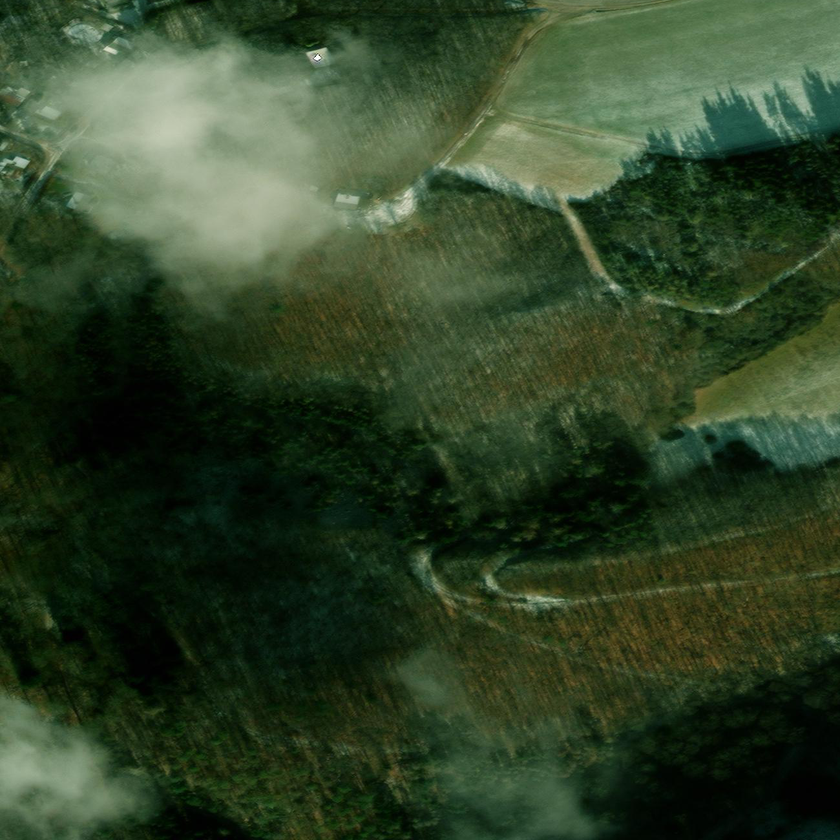
#> input picture dataset/processed/SpaceNet8_Germany_0_16_67_PRE_aligned.png, 840 x 840 px, shrunk from 1300 x 1300 before the run; the run also reads 1 picture not shown here
$ python run_detection.py
#> lines starting #> are read from the running program, lines starting #| are printed output that depends on the picture; after the words box and inside, x2 and y2 are one past the last pixel; in counts of white or black regions, pixels touching at a corner belong together
### src/floodscope/detection.py
"""
FloodScope AI - Change Detection Baseline Module
Member 2: Detection (Image Comparison, Candidate Change Extraction, and Diagnostics)

This module provides:
1. Explainable, reproducible OpenCV-based candidate change detection between aligned PRE and POST scenes.
2. Rigorous overlap-mask integration: invalid/border pixels are strictly excluded from detections and statistics.
3. Configurable difference algorithms (grayscale luminance delta or multi-band Euclidean color distance).
4. Morphological noise suppression and configurable thresholding.
5. Standardized, stable DetectionResult contract for Member 3 application integration.
"""

from __future__ import annotations

import json
from dataclasses import asdict, dataclass, field
from pathlib import Path
from typing import Any, Dict, List, Optional, Tuple, Union

import cv2
import numpy as np


class DetectionInputError(ValueError):
    """Raised when detection input images or masks are missing, corrupted, or dimensionally incompatible."""
    pass


@dataclass
class DetectionConfig:
    """
    Configuration parameters for the change detection baseline.

    Attributes:
        threshold: Intensity difference threshold (0.0 to 255.0). Default: 35.0.
        method: Difference computation method ('grayscale_diff' or 'color_diff'). Default: 'grayscale_diff'.
        apply_morphology: Whether to apply modest morphological noise filtering. Default: True.
        morph_kernel_size: Odd integer kernel size for morphological opening. Default: 3.
        overlay_color_bgr: Tuple of (B, G, R) for highlighting candidate changes in overlay. Default: (0, 0, 255) [Red].
        overlay_alpha: Blending weight of candidate change highlight (0.0 to 1.0). Default: 0.5.
    """
    threshold: float = 35.0
    method: str = "grayscale_diff"
    apply_morphology: bool = True
    morph_kernel_size: int = 3
    overlay_color_bgr: Tuple[int, int, int] = (0, 0, 255)
    overlay_alpha: float = 0.5

    def validate(self) -> None:
        if self.threshold < 0.0 or self.threshold > 255.0:
            raise ValueError(f"Threshold must be between 0.0 and 255.0, got {self.threshold}")
        if self.method not in ["grayscale_diff", "color_diff"]:
            raise ValueError(f"Unknown method '{self.method}'. Must be 'grayscale_diff' or 'color_diff'")
        if self.morph_kernel_size < 1 or self.morph_kernel_size % 2 == 0:
            raise ValueError(f"morph_kernel_size must be a positive odd integer, got {self.morph_kernel_size}")
        if not (0.0 <= self.overlay_alpha <= 1.0):
            raise ValueError(f"overlay_alpha must be between 0.0 and 1.0, got {self.overlay_alpha}")


@dataclass
class DetectionResult:
    """
    Standardized return object for change detection. Member 3 integrates against this contract.

    Attributes:
        status: "SUCCESS" or "FAILED".
        change_mask: 2D uint8 numpy array (H, W) where 255 indicates candidate change, 0 unchanged/invalid.
        overlay: 3D uint8 numpy array (H, W, 3) with candidate changes highlighted on reference image.
        difference_image: 2D uint8 numpy array (H, W) raw difference map before thresholding.
        summary: Dictionary of quantitative metrics (pixel counts, percentages, threshold).
        warnings: List of explicit limitations and interpretation disclaimers.
        metadata: Detailed record of execution parameters, dimensions, and library versions.
        error: Descriptive error message if status == "FAILED", otherwise None.
    """
    status: str
    change_mask: np.ndarray
    overlay: np.ndarray
    difference_image: np.ndarray
    summary: Dict[str, Any] = field(default_factory=dict)
    warnings: List[str] = field(default_factory=list)
    metadata: Dict[str, Any] = field(default_factory=dict)
    error: Optional[str] = None

    def to_summary_dict(self) -> Dict[str, Any]:
        """Returns JSON-serializable dictionary summary (excluding heavy numpy arrays)."""
        return {
            "status": self.status,
            "summary": self.summary,
            "warnings": self.warnings,
            "metadata": self.metadata,
            "error": self.error,
        }


def _load_array(input_data: Union[str, Path, np.ndarray], name: str) -> np.ndarray:
    """Helper to safely read an image from path or validate an existing numpy array."""
#> called with name = 'before_image'
    if isinstance(input_data, (str, Path)):
        p = Path(input_data)
        if not p.is_file():
            raise DetectionInputError(f"{name} file does not exist: {p.resolve()}")
        if p.stat().st_size == 0:
            raise DetectionInputError(f"{name} file is empty (0 bytes): {p.resolve()}")
        arr = cv2.imread(str(p), cv2.IMREAD_UNCHANGED)
#> arr is the input picture: shape (840, 840, 3); mean B, G, R 40.3, 66.5, 48.2
        if arr is None:
            raise DetectionInputError(f"Failed to decode image from {name}: {p.resolve()}")
        return arr
    elif isinstance(input_data, np.ndarray):
        if input_data.size == 0:
            raise DetectionInputError(f"{name} array is empty (0 elements)")
        return input_data.copy()
    else:
        raise DetectionInputError(f"{name} must be a file path (str/Path) or numpy array, got {type(input_data)}")


def detect_changes(
    before_path: Union[str, Path, np.ndarray],
    after_path: Union[str, Path, np.ndarray],
    overlap_mask_path: Optional[Union[str, Path, np.ndarray]] = None,
    config: Optional[DetectionConfig] = None
) -> DetectionResult:
    """
    Executes explainable OpenCV change detection between aligned PRE and POST satellite imagery.

    Parameters:
        before_path: Aligned pre-event image (file path or numpy array).
        after_path: Aligned post-event image (file path or numpy array).
        overlap_mask_path: Optional binary validity mask (255=valid, 0=invalid/nodata).
        config: Optional DetectionConfig instance with algorithm settings.

    Returns:
        DetectionResult dataclass containing change mask, visual overlay, difference map, and audit metrics.
    """
    cfg = config or DetectionConfig()
    try:
        cfg.validate()
    except Exception as e:
        empty_mask = np.zeros((0, 0), dtype=np.uint8)
        empty_img = np.zeros((0, 0, 3), dtype=np.uint8)
        return DetectionResult(
            status="FAILED",
            change_mask=empty_mask,
            overlay=empty_img,
            difference_image=empty_mask,
            error=f"Invalid DetectionConfig: {e}"
        )

    # 1. Load and validate inputs
    try:
        img_pre = _load_array(before_path, "before_image")
        img_post = _load_array(after_path, "after_image")
#> call 2 of _load_array, with name = 'after_image'
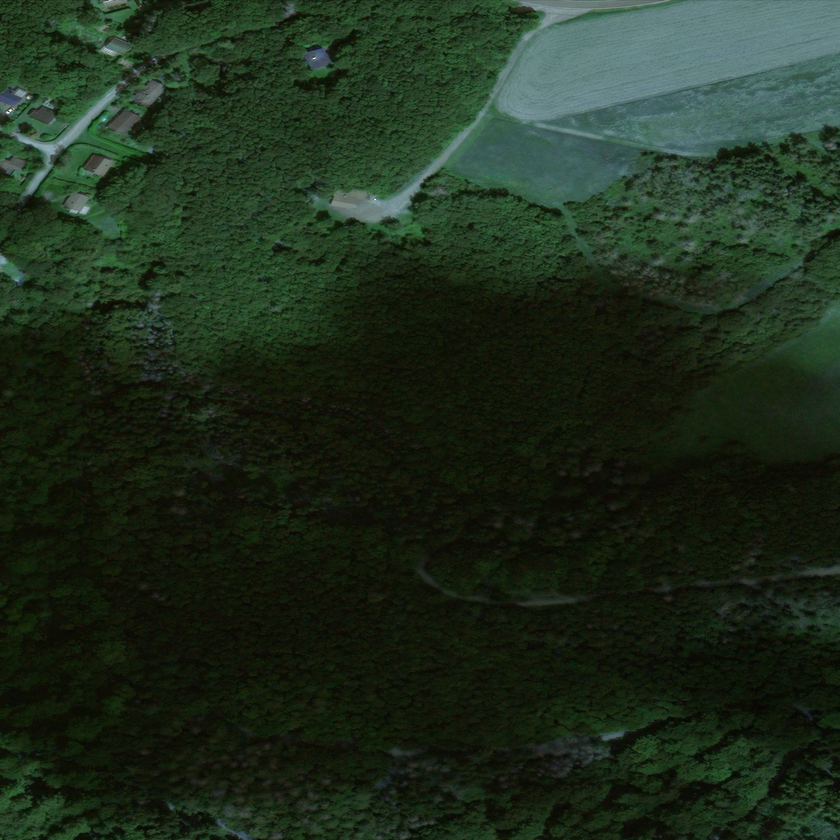
#> input picture dataset/processed/SpaceNet8_Germany_0_16_67_POST_aligned.png, 840 x 840 px, shrunk from 1300 x 1300 before the run
#> in _load_array, arr is the input picture: shape (840, 840, 3); mean B, G, R 28.7, 45.2, 30.4
    except DetectionInputError as err:
        empty_mask = np.zeros((0, 0), dtype=np.uint8)
        empty_img = np.zeros((0, 0, 3), dtype=np.uint8)
        return DetectionResult(
            status="FAILED",
            change_mask=empty_mask,
            overlay=empty_img,
            difference_image=empty_mask,
            error=str(err)
        )

    # Dimension and channel compatibility checks
    if img_pre.shape[:2] != img_post.shape[:2]:
        err_msg = (
            f"Image dimensions mismatch: PRE={img_pre.shape[:2]} vs POST={img_post.shape[:2]}. "
            f"Input images must be pre-aligned onto a common spatial grid."
        )
        empty_mask = np.zeros((0, 0), dtype=np.uint8)
        empty_img = np.zeros((0, 0, 3), dtype=np.uint8)
        return DetectionResult(
            status="FAILED",
            change_mask=empty_mask,
            overlay=empty_img,
            difference_image=empty_mask,
            error=err_msg
        )

    h, w = img_pre.shape[:2]

    # Validate overlap mask
    if overlap_mask_path is not None:
        try:
            mask = _load_array(overlap_mask_path, "overlap_mask")
            if mask.ndim == 3:
                mask = mask[:, :, 0]
            if mask.shape != (h, w):
                err_msg = f"Overlap mask dimensions {mask.shape} do not match image dimensions {(h, w)}."
                empty_mask = np.zeros((0, 0), dtype=np.uint8)
                empty_img = np.zeros((0, 0, 3), dtype=np.uint8)
                return DetectionResult(
                    status="FAILED",
                    change_mask=empty_mask,
                    overlay=empty_img,
                    difference_image=empty_mask,
                    error=err_msg
                )
            # Ensure boolean validity mask (True where mask == 255 or > 0)
            valid_mask = (mask > 0)
#> valid_mask: shape (840, 840) bool; every value is 1
        except DetectionInputError as err:
            empty_mask = np.zeros((0, 0), dtype=np.uint8)
            empty_img = np.zeros((0, 0, 3), dtype=np.uint8)
            return DetectionResult(
                status="FAILED",
                change_mask=empty_mask,
                overlay=empty_img,
                difference_image=empty_mask,
                error=str(err)
            )
    else:
        valid_mask = np.ones((h, w), dtype=bool)

    # 2. Compute difference image based on configured method
    if cfg.method == "grayscale_diff":
        # Convert BGR/RGB to grayscale luminance
        if img_pre.ndim == 3 and img_pre.shape[2] >= 3:
            gray_pre = cv2.cvtColor(img_pre[:, :, :3], cv2.COLOR_BGR2GRAY)
        elif img_pre.ndim == 2:
            gray_pre = img_pre
        else:
            gray_pre = img_pre[:, :, 0]

        if img_post.ndim == 3 and img_post.shape[2] >= 3:
            gray_post = cv2.cvtColor(img_post[:, :, :3], cv2.COLOR_BGR2GRAY)
        elif img_post.ndim == 2:
            gray_post = img_post
        else:
            gray_post = img_post[:, :, 0]

        diff = cv2.absdiff(gray_pre, gray_post)
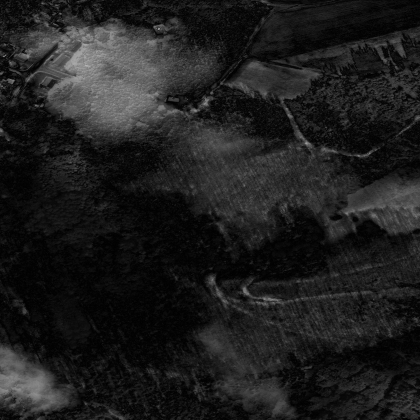
#> diff: shape (840, 840) (shown at 1/2 size); min 0, max 182, mean 30.1

    elif cfg.method == "color_diff":
        # Per-band Euclidean distance: sqrt(sum((C_pre - C_post)^2))
        p1 = img_pre[:, :, :3].astype(np.float32) if img_pre.ndim == 3 else img_pre.astype(np.float32)
        p2 = img_post[:, :, :3].astype(np.float32) if img_post.ndim == 3 else img_post.astype(np.float32)
        if p1.ndim == 3:
            diff_f = np.sqrt(np.sum((p1 - p2) ** 2, axis=2)) / np.sqrt(3.0)
        else:
            diff_f = np.abs(p1 - p2)
        diff = np.clip(diff_f, 0, 255).astype(np.uint8)

    # 3. Apply threshold to produce candidate-change mask
    _, raw_thresh = cv2.threshold(diff, int(cfg.threshold), 255, cv2.THRESH_BINARY)
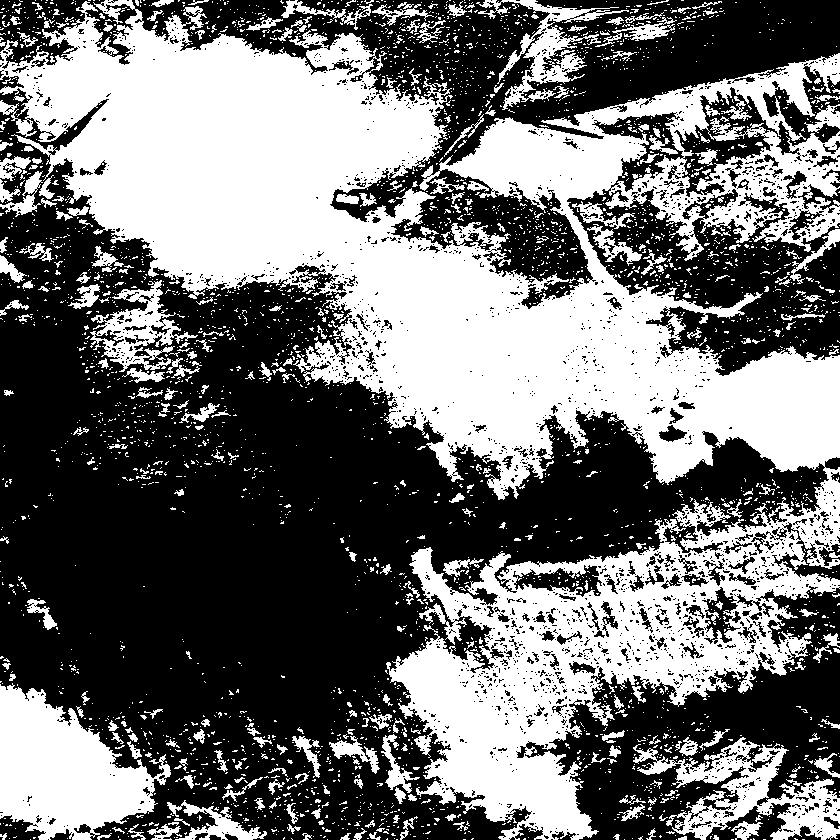
#> raw_thresh: shape (840, 840); 44.3% white; 3601 white regions (3276 under 20 px), largest, box (x1, y1, x2, y2) and area: (0, 0, 840, 840) 244619, (0, 683, 171, 840) 15539, (633, 737, 840, 840) 7977

    # 4. Optional morphological cleanup (opening removes isolated speckles)
    if cfg.apply_morphology and cfg.morph_kernel_size > 1:
        kernel = cv2.getStructuringElement(cv2.MORPH_RECT, (cfg.morph_kernel_size, cfg.morph_kernel_size))
        cleaned = cv2.morphologyEx(raw_thresh, cv2.MORPH_OPEN, kernel)
#> cleaned: shape (840, 840); 38.6% white; 696 white regions (355 under 20 px), largest, box (x1, y1, x2, y2) and area: (0, 10, 840, 499) 158756, (389, 548, 840, 840) 46179, (0, 686, 155, 840) 14986
    else:
        cleaned = raw_thresh

    # 5. Mask out all invalid pixels
    # Invalid pixels must NEVER be positive detections
    final_change_mask = np.zeros((h, w), dtype=np.uint8)
    final_change_mask[valid_mask & (cleaned == 255)] = 255

    # 6. Generate visual overlay
    # Format reference image for visualization (uint8 BGR)
    if img_post.dtype != np.uint8:
        ref_norm = np.clip(img_post, 0, 255).astype(np.uint8)
    else:
        ref_norm = img_post.copy()

    if ref_norm.ndim == 2:
        ref_vis = cv2.cvtColor(ref_norm, cv2.COLOR_GRAY2BGR)
    elif ref_norm.shape[2] == 1:
        ref_vis = cv2.cvtColor(ref_norm[:, :, 0], cv2.COLOR_GRAY2BGR)
    else:
        ref_vis = ref_norm[:, :, :3].copy()

    # Create overlay: colorize candidate changes
    overlay = ref_vis.copy()
    change_pixels = (final_change_mask == 255)
    if np.any(change_pixels):
        color_layer = np.full_like(ref_vis, cfg.overlay_color_bgr, dtype=np.uint8)
        blended = cv2.addWeighted(ref_vis, 1.0 - cfg.overlay_alpha, color_layer, cfg.overlay_alpha, 0.0)
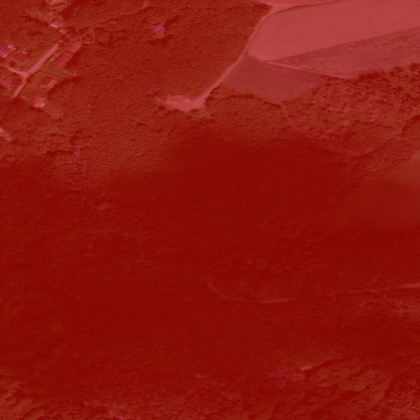
#> blended: shape (840, 840, 3) (shown at 1/2 size); mean B, G, R 14.4, 22.6, 142.7
        overlay[change_pixels] = blended[change_pixels]
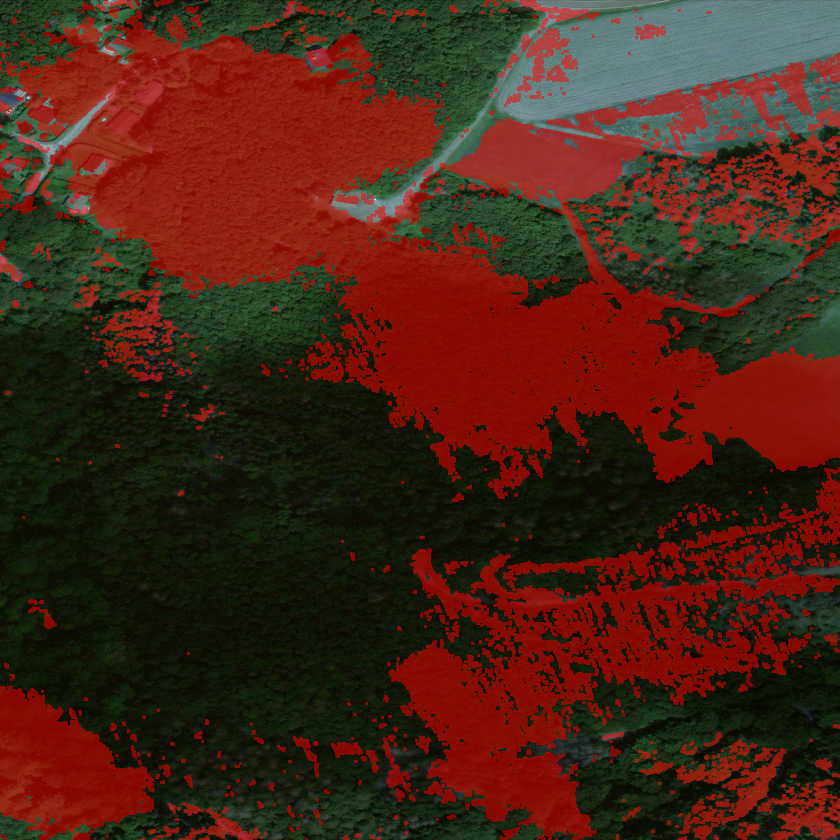
#> overlay: shape (840, 840, 3); mean B, G, R 23, 36.1, 73.6

    # 7. Compute quantitative summary statistics strictly on valid pixels
    total_pixels = int(h * w)
    valid_pixels = int(np.count_nonzero(valid_mask))
#> valid_pixels = 705600
    invalid_pixels = total_pixels - valid_pixels
#> invalid_pixels = 0
    changed_pixels = int(np.count_nonzero(final_change_mask == 255))

    valid_area_change_pct = (changed_pixels / valid_pixels * 100.0) if valid_pixels > 0 else 0.0
#> valid_area_change_pct = 38.55

    summary = {
        "total_pixels": total_pixels,
        "valid_pixels": valid_pixels,
        "invalid_pixels": invalid_pixels,
        "changed_pixels": changed_pixels,
        "valid_area_change_pct": round(float(valid_area_change_pct), 4),
        "threshold": float(cfg.threshold),
        "method": cfg.method,
        "morphology_applied": cfg.apply_morphology,
        "morph_kernel_size": cfg.morph_kernel_size,
    }

    warnings = [
        "DISCLAIMER: Detections represent generic radiometric/surface candidate changes, NOT confirmed floodwater.",
        "Candidate changes may arise from atmospheric cloud cover, shadows, seasonal canopy shifts, agriculture, or sensor geometry.",
        "Ground-truth flood accuracy cannot be verified without independent, validated bi-temporal flood reference labels."
    ]

    metadata = {
        "dimensions": [h, w],
        "channels": int(img_pre.shape[2]) if img_pre.ndim == 3 else 1,
        "opencv_version": cv2.__version__,
        "input_pre_type": str(type(before_path)),
        "input_post_type": str(type(after_path)),
        "config": asdict(cfg),
    }

    return DetectionResult(
        status="SUCCESS",
        change_mask=final_change_mask,
        overlay=overlay,
        difference_image=diff,
        summary=summary,
        warnings=warnings,
        metadata=metadata,
        error=None,
    )


def save_detection_artifacts(
    result: DetectionResult,
    output_dir: Union[str, Path],
    prefix: str = "SpaceNet8_Germany_0_16_67"
) -> Dict[str, Path]:
    """
    Saves detection artifacts (mask, overlay, difference map, and JSON summary) to disk.

    Parameters:
        result: DetectionResult instance from detect_changes().
        output_dir: Target output directory.
        prefix: Naming prefix for generated files.

    Returns:
        Dict mapping artifact keys to their saved Path objects.
    """
    out_path = Path(output_dir)
    out_path.mkdir(parents=True, exist_ok=True)

    paths: Dict[str, Path] = {}

    p_mask = out_path / f"{prefix}_candidate_change_mask.png"
    cv2.imwrite(str(p_mask), result.change_mask)
    paths["change_mask"] = p_mask

    p_overlay = out_path / f"{prefix}_change_overlay.png"
    cv2.imwrite(str(p_overlay), result.overlay)
    paths["overlay"] = p_overlay

    p_diff = out_path / f"{prefix}_difference_image.png"
    cv2.imwrite(str(p_diff), result.difference_image)
    paths["difference_image"] = p_diff

    p_summary = out_path / f"{prefix}_detection_summary.json"
    with open(p_summary, "w", encoding="utf-8") as f:
        json.dump(result.to_summary_dict(), f, indent=2)
    paths["summary"] = p_summary

    return paths

### scripts/run_detection.py
"""
FloodScope AI - Run Change Detection Baseline
Member 2: Detection

Runs the explainable OpenCV change detection baseline on the real aligned SpaceNet 8
image pair, evaluates multiple candidate thresholds, and saves diagnostic products.
"""

import sys
from pathlib import Path

# Ensure src/ is importable
repo_root = Path(__file__).resolve().parent.parent
sys.path.insert(0, str(repo_root / "src"))

from floodscope.detection import (
    DetectionConfig,
    detect_changes,
    save_detection_artifacts,
)


def main():
    print("=" * 75)
    print("FloodScope AI -- Stage 3 Change Detection Baseline Execution")
    print("=" * 75)

    proc_dir = repo_root / "dataset" / "processed"
    pre_aligned = proc_dir / "SpaceNet8_Germany_0_16_67_PRE_aligned.png"
    post_aligned = proc_dir / "SpaceNet8_Germany_0_16_67_POST_aligned.png"
    overlap_mask = proc_dir / "SpaceNet8_Germany_0_16_67_overlap_mask.png"

    if not pre_aligned.is_file() or not post_aligned.is_file() or not overlap_mask.is_file():
        print("ERROR: Aligned inputs missing from dataset/processed/. Run scripts/run_alignment.py first.")
        sys.exit(1)

    print(f"PRE Aligned:   {pre_aligned.name}")
    print(f"POST Aligned:  {post_aligned.name}")
    print(f"Overlap Mask:  {overlap_mask.name}")
    print("-" * 75)

    # Multi-threshold experiment: 25, 35 (default baseline), 50, 75
    thresholds = [25.0, 35.0, 50.0, 75.0]

    for t in thresholds:
        cfg = DetectionConfig(
            threshold=t,
            method="grayscale_diff",
            apply_morphology=True,
            morph_kernel_size=3,
        )
        result = detect_changes(
            before_path=pre_aligned,
            after_path=post_aligned,
            overlap_mask_path=overlap_mask,
            config=cfg,
        )

        if result.status != "SUCCESS":
            print(f"[FAILED] Detection failed for threshold={t}: {result.error}")
            continue

        s = result.summary
#> s = 9 items
        print(f"Threshold = {t:4.1f} | Valid Pixels: {s['valid_pixels']} | "
              f"Changed Pixels: {s['changed_pixels']:7} | Change %: {s['valid_area_change_pct']:6.2f}%")
#| Threshold = 25.0 | Valid Pixels: 705600 | Changed Pixels:  272040 | Change %:  38.55%

        prefix = f"SpaceNet8_Germany_0_16_67_t{int(t)}"
        paths = save_detection_artifacts(result, proc_dir, prefix=prefix)
#> paths = 4 items

    # Save default baseline artifacts with clean standard prefix
    default_cfg = DetectionConfig(threshold=35.0, method="grayscale_diff")
    default_res = detect_changes(pre_aligned, post_aligned, overlap_mask, default_cfg)
    save_detection_artifacts(default_res, proc_dir, prefix="SpaceNet8_Germany_0_16_67")

    print("-" * 75)
    print("Baseline outputs saved to dataset/processed/:")
    print("  - Mask:             SpaceNet8_Germany_0_16_67_candidate_change_mask.png")
    print("  - Overlay:          SpaceNet8_Germany_0_16_67_change_overlay.png")
    print("  - Difference Image: SpaceNet8_Germany_0_16_67_difference_image.png")
    print("  - Summary JSON:     SpaceNet8_Germany_0_16_67_detection_summary.json")
    print("=" * 75)


if __name__ == "__main__":
    main()
